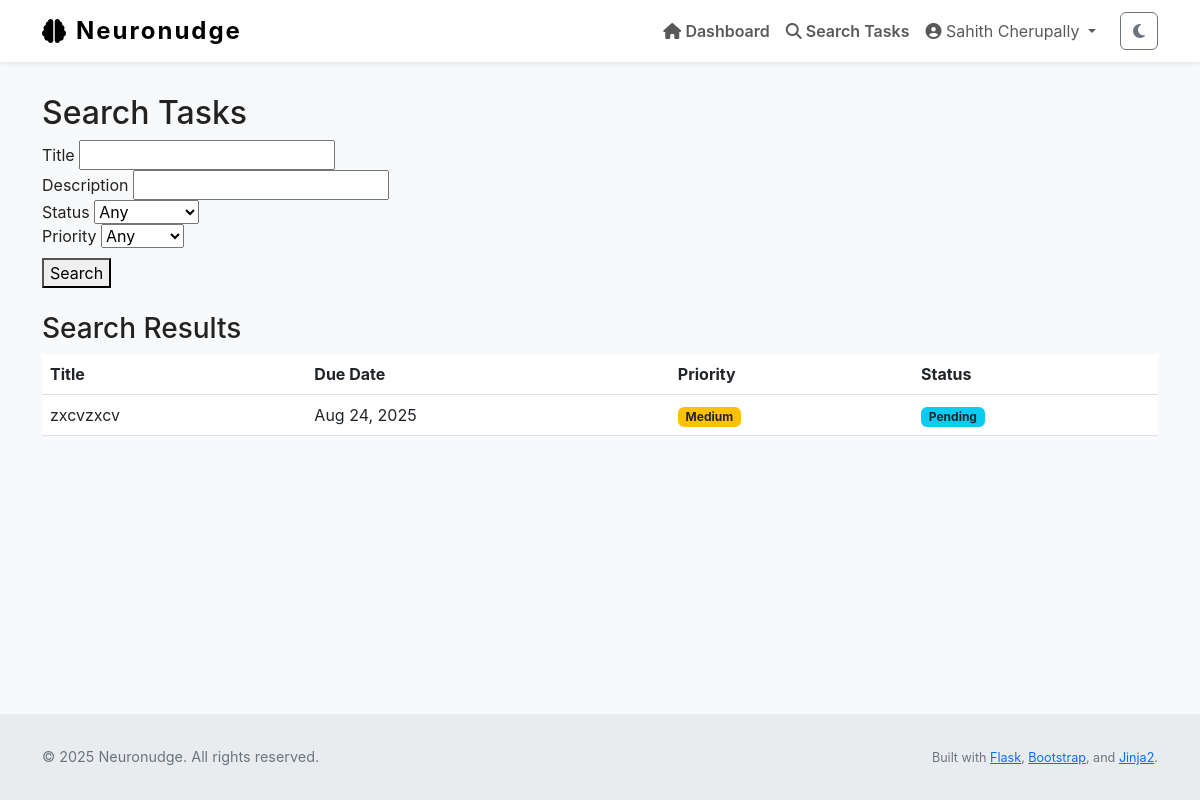
/tasks/search (signed in), run on an earlier commit of the app's database.
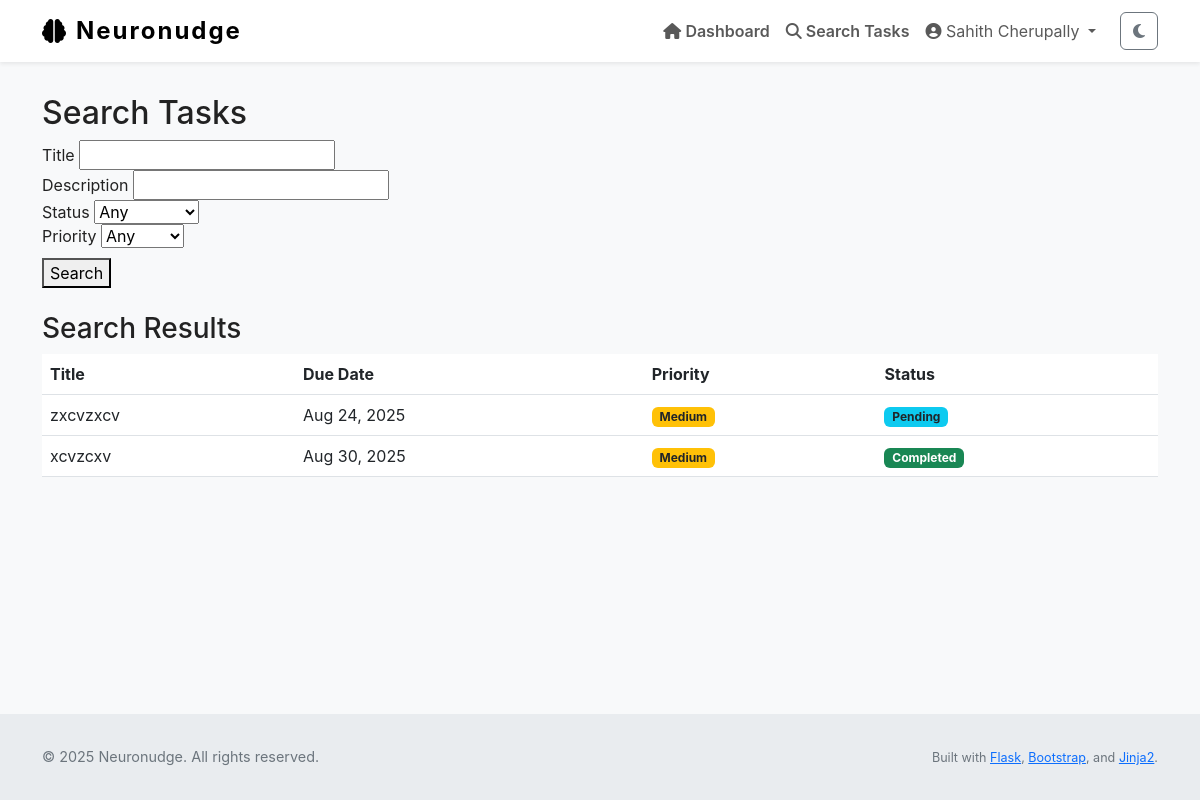
And on a later commit of the database.
### Neuronudge/models.py (models this page shows, shortened)
class Task(db.Model):
    id = db.Column(db.Integer, primary_key=True)
    title = db.Column(db.String(255), nullable=False)
    description = db.Column(db.Text, nullable=False)
    due_date = db.Column(db.DateTime)
    completed = db.Column(db.Boolean, default=False)
    priority = db.Column(db.Integer, default=2)         # 1 = high, 2 = med, 3 = low
    status = db.Column(db.String(20), default='not started')
    reminder_set = db.Column(db.Boolean, default=False)
    created_at = db.Column(db.DateTime, default=datetime.utcnow)
    updated_at = db.Column(db.DateTime, default=datetime.utcnow, onupdate=datetime.utcnow)
    user_id = db.Column(db.Integer, db.ForeignKey('user.id'), nullable=False)

### Neuronudge/views.py (the view)
@main.route('/tasks/search', methods=['GET', 'POST'])
@login_required
def task_search():
    title = request.args.get('title', '').strip()
    description = request.args.get('description', '').strip()
    completed = request.args.get('completed', 'any')
    priority = request.args.get('priority', 'any')
    query = Task.query.filter_by(user_id=current_user.id)
    if title:
        query = query.filter(Task.title.ilike(f'%{title}%'))
    if description:
        query = query.filter(Task.description.ilike(f'%{description}%'))
    if completed in ['true', 'false']:
        query = query.filter_by(completed=(completed == 'true'))
    if priority in ['1', '2', '3']:
        query = query.filter_by(priority=int(priority))
    results = query.order_by(Task.priority.asc(), Task.due_date.asc().nulls_last()).all()
    return render_template('task_search.html', results=results)

### Neuronudge/__init__.py (called while the page is built)
def create_app():
    app = Flask(__name__)
    app.config['SQLALCHEMY_DATABASE_URI'] = 'sqlite:///db.sqlite'
    app.config['SQLALCHEMY_TRACK_MODIFICATIONS'] = False
    app.config['SECRET_KEY'] = 'dev' #Replace later
    app.config['ALLOWED_EXTENSIONS'] = {"png","jpg","jpeg","gif"}
    db.init_app(app)
    migrate.init_app(app, db)
    login_manager.init_app(app)
    from Neuronudge import models  # ensures models are registered
    @login_manager.user_loader
    def load_user(user_id):
        from Neuronudge.models import User  # local import to avoid circular import
        return User.query.get(int(user_id))
    from Neuronudge.views import main
    from Neuronudge.auth import auth
    app.register_blueprint(main)
    app.register_blueprint(auth, url_prefix='/auth')
    with app.app_context():
        db.create_all()
    return app

### Neuronudge/templates/task_search.html (shortened to what this page needs)
{% extends "layout.html" %}
{% block content %}
<h2>Search Tasks</h2>
<form method="GET" action="{{ url_for('main.task_search') }}" role="search">
    <div>
        <label for="title">Title</label>
        <input type="text" name="title" id="title" value="{{ request.args.get('title', '') }}">
    </div>
    <div>
        <label for="description">Description</label>
        <input type="text" name="description" id="description" value="{{ request.args.get('description', '') }}">
    </div>
    <div>
        <label for="completed">Status</label>
        <select name="completed" id="completed">
            <option value="any" {% if request.args.get('completed') == 'any' %}selected{% endif %}>Any</option>
        </select>
    </div>
    <div>
        <label for="priority">Priority</label>
        <select name="priority" id="priority">
            <option value="any" {% if request.args.get('priority') == 'any' %}selected{% endif %}>Any</option>
        </select>
    </div>
    <div style="margin-top: 10px;">
        <button type="submit">Search</button>
    </div>
</form>
{% if results is defined %}
    <h3 class="mt-4">Search Results</h3>
    {% if results %}
        <table class="table table-hover">
            <thead>
                <tr>
                    <th>Title</th>
                    <th>Due Date</th>
                    <th>Priority</th>
                    <th>Status</th>
                </tr>
            </thead>
            <tbody>
                {% for task in results %}
                <tr>
                    <td>{{ task.title }}</td>
                    <td>{{ task.due_date.strftime('%b %d, %Y') if task.due_date else 'No due date' }}</td>
                    <td>
                        {% if task.priority == 1 %}<span class="badge bg-danger">High</span>
                        {% elif task.priority == 2 %}<span class="badge bg-warning text-dark">Medium</span>
                        {% elif task.priority == 3 %}<span class="badge bg-secondary">Low</span>
                        {% endif %}
                    </td>
                    <td>
                        {% if task.completed %}
                            <span class="badge bg-success">Completed</span>
                        {% else %}
                            <span class="badge bg-info text-dark">Pending</span>
                        {% endif %}
                    </td>
                </tr>
                {% endfor %}
            </tbody>
        </table>
    {% else %}
        <p class="text-muted">No tasks match your search.</p>
    {% endif %}
{% endif %}
{% endblock %}

What changed in the data, as far as the page shows it:
added Task: title "xcvzcxv", due_date "Aug 30, 2025", priority "Medium", completed "Completed"
